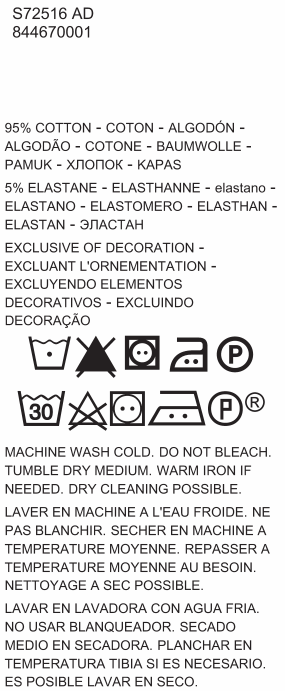
#> input picture Capture.PNG, 288 x 691 px, found by its file name
$ python OpenCVThreshHold.py
#> lines starting #> are read from the running program, lines starting #| are printed output that depends on the picture; after the words box and inside, x2 and y2 are one past the last pixel; in counts of white or black regions, pixels touching at a corner belong together
import cv2

import numpy as np
import sys
np.set_printoptions(threshold=sys.maxsize)
import matplotlib.pyplot as plt
def ShowAmplitudeBar(ListAmplitude):
    for i, Amplitude in enumerate(ListAmplitude):
        plt.bar(x=i, height=Amplitude, align='center', width=1)
    plt.show()
RealImage = cv2.imread('Capture.png')
#> RealImage is the input picture: shape (691, 288, 3); mean B, G, R 229, 228.9, 229.3
# img = cv2.imread('logo.jpg')
grayImage = cv2.cvtColor(RealImage, cv2.COLOR_BGR2GRAY)
_, thresh1 = cv2.threshold(grayImage, 175, 255, cv2.THRESH_BINARY)
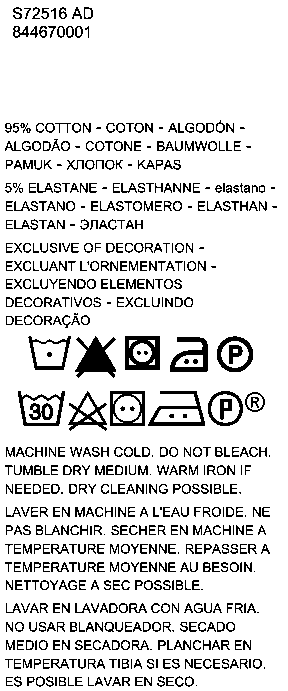
#> thresh1: shape (691, 288); 86.6% white; black in thin lines or dots
# print(thresh1.shape)
# cv2.imshow('HH', thresh1)
ListAmplitude = []
for i in range(thresh1.shape[0]):
    Amplitude = 0
    for ii in range(thresh1.shape[1]):
        if thresh1[i, ii] == 0:
            Amplitude += 1
    ListAmplitude.append(Amplitude)

SpaceWidth  = 5

CurrentAmplitude = 0
ListCroppedLine = []
ListCroppedRealLine = []
StartPoint = 0
EndPoint = 0
for i, Amplitude in enumerate(ListAmplitude):
    if Amplitude > 0 and CurrentAmplitude == 0:
        StartPoint = i
    if Amplitude == 0 and CurrentAmplitude > 0:
        EndPoint = i
        ListCroppedLine.append(thresh1[max(StartPoint-5,0):min(EndPoint+5,thresh1.shape[0]), :])
        ListCroppedRealLine.append(RealImage[max(StartPoint-5,0):min(EndPoint+5,thresh1.shape[0]), :])
    CurrentAmplitude = Amplitude
#> after the loop, ListCroppedLine = 28 items; ListCroppedRealLine = 28 items

for IndexList in range(len(ListCroppedLine)):
    img =  ListCroppedLine[IndexList]
    imgReal = ListCroppedRealLine[IndexList]
    cv2.imwrite('./Result/Line.png',img)
    ListAmplitude=[]
    ListCroppedWord = []
    ListCroppedRealWord =[]

    for i in range(img.shape[1]):
        Amplitude = 0
        for ii in range(img.shape[0]):
            if img[ii,i] == 0:
                Amplitude += 1
        ListAmplitude.append(Amplitude)
    StartPoint = 0
    EndPoint = 0
    IsDetectEndPoint = True
    for i, Amplitude in enumerate(ListAmplitude):
        if Amplitude > 0 and CurrentAmplitude == 0 and IsDetectEndPoint:
            StartPoint = i
            IsDetectEndPoint = False
        if Amplitude == 0 and CurrentAmplitude > 0:
            IsCoupleOfPixelABlack = False
            for ii in range(SpaceWidth):
                if i+ii<len(ListAmplitude) and ListAmplitude[i+ii]>0:
                    IsCoupleOfPixelABlack = True
            if not IsCoupleOfPixelABlack:
                IsDetectEndPoint = True
                EndPoint = i
                print('StartPoint: {}, EndPoint: {}'.format(StartPoint,EndPoint))
                ListCroppedWord.append(img[:,max(StartPoint,0):min(EndPoint,thresh1.shape[1])])
                ListCroppedRealWord.append(imgReal[:,max(StartPoint,0):min(EndPoint,thresh1.shape[1])])
        CurrentAmplitude = Amplitude

    for i, Img in enumerate(ListCroppedRealWord):
        cv2.imwrite('./Result/Line{}Word{}.png'.format(IndexList,i),Img)
#> this loop made 28 passes
#> (printed output is left out)
#> pass 1, `img =  ListCroppedLine[IndexList]`:
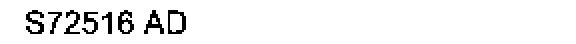
#> img: shape (22, 288) (shown 2 times larger); 94.7% white; black in thin lines or dots, all inside (x1, y1, x2, y2) = (13, 5, 93, 17)
#> pass 1, `imgReal = ListCroppedRealLine[IndexList]`:
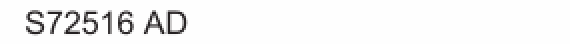
#> imgReal: shape (22, 288, 3) (shown 2 times larger); mean of channels 0, 1, 2 244, 243.9, 244.1; drawn as B, G, R
#> pass 1, `cv2.imwrite('./Result/Line{}Word{}.png'.format(IndexList,i),Img)`:
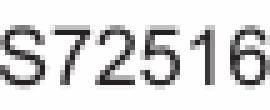
#> saved as Line0Word0.png: shape (22, 54, 3) (shown 5 times larger); mean B, G, R 216.8, 216.6, 217.3
#> pass 1, `cv2.imwrite('./Result/Line{}Word{}.png'.format(IndexList,i),Img)`:
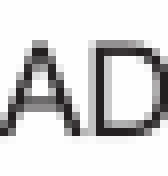
#> saved as Line0Word1.png: shape (22, 21, 3) (shown 8 times larger); mean B, G, R 212.4, 212.2, 213


# ShowAmplitudeBar(ListAmplitude)
